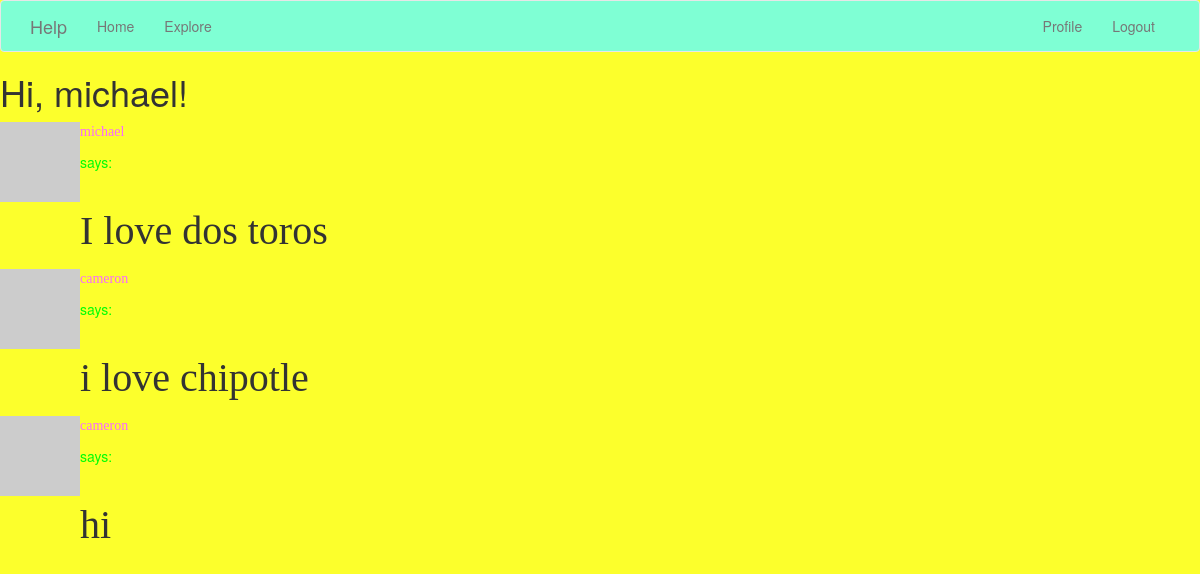
Page /explore (signed in) on the earlier database version.
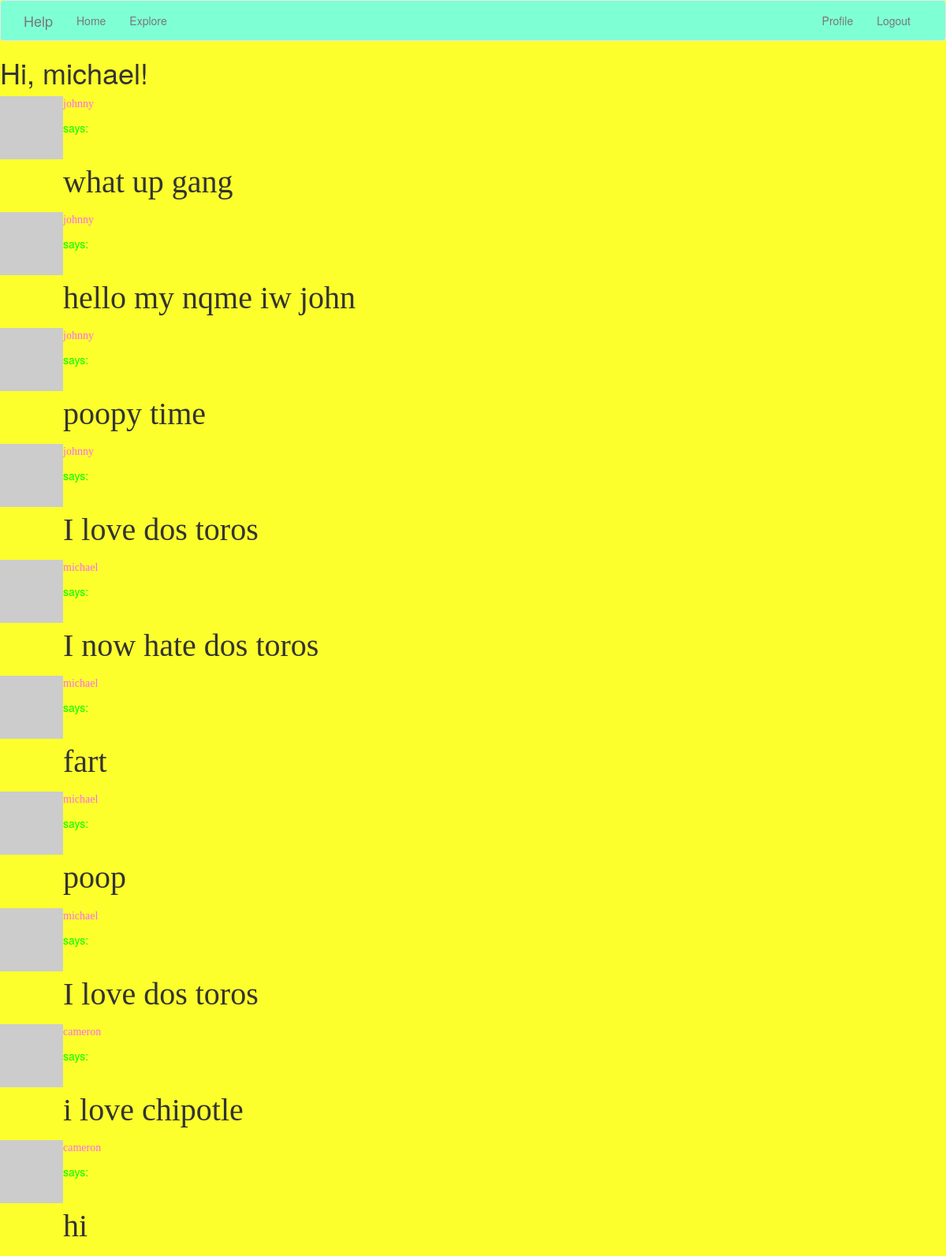
Same page on the later database version.
### app/models.py (models this page shows, shortened)
class User(UserMixin, db.Model):
    id = db.Column(db.Integer, primary_key=True)
    username = db.Column(db.String(64), index=True, unique=True)
    email = db.Column(db.String(120), index=True, unique=True)
    password_hash = db.Column(db.String(128))
    posts = db.relationship('Post', backref='author', lazy='dynamic')
    about_me = db.Column(db.String(140))
    last_seen = db.Column(db.DateTime, default=datetime.utcnow)
    followed = db.relationship(
        'User', secondary=followers,
        primaryjoin=(followers.c.follower_id == id),
        secondaryjoin=(followers.c.followed_id == id),
        backref=db.backref('followers', lazy='dynamic'), lazy='dynamic')
    def avatar(self, size):
        digest = md5(self.email.lower().encode('utf-8')).hexdigest()
        return 'https://www.gravatar.com/avatar/{}?d=identicon&s={}'.format(
            digest, size)

class Post(db.Model):
    id = db.Column(db.Integer, primary_key=True)
    body = db.Column(db.String(140))
    timestamp = db.Column(db.DateTime, index=True, default=datetime.utcnow)
    user_id = db.Column(db.Integer, db.ForeignKey('user.id'))

### app/routes.py (the view)
@app.route('/explore')
@login_required
def explore():
    page = request.args.get('page', 1, type=int)
    posts = Post.query.order_by(Post.timestamp.desc()).paginate(
        page=page, per_page=app.config['POSTS_PER_PAGE'], error_out=False)
    next_url = url_for('explore', page=posts.next_num) \
        if posts.has_next else None
    prev_url = url_for('explore', page=posts.prev_num) \
        if posts.has_prev else None
    return render_template('index.html', title='Explore', posts=posts.items,
                           next_url=next_url, prev_url=prev_url)

### app/models.py (called while the page is built)
@login.user_loader
def load_user(id):
    return User.query.get(int(id))

### app/routes.py (called while the page is built)
@app.before_request
def before_request():
    if current_user.is_authenticated:
        current_user.last_seen = datetime.utcnow()
        db.session.commit()

### app/templates/index.html (shortened to what this page needs)
{% extends "base.html" %}
{% block content %}
  <body style="background-color:#FCFF2C;">
    <h1>Hi, {{ current_user.username }}!</h1>
    {% for post in posts %}
        {% include '_post.html' %}
    {% endfor %}
{% endblock %}

### app/templates/base.html (shortened to what this page needs)
{% extends 'bootstrap/base.html' %}
{% block navbar %}
    <nav style="background-color:aquamarine;", class="navbar navbar-default">
        <div class="container">
            <div class="navbar-header">
                <a class="navbar-brand" href="{{ url_for('index') }}">Help</a>
            </div>
            <div class="collapse navbar-collapse" id="bs-example-navbar-collapse-1">
                <ul class="nav navbar-nav">
                    <li><a href="{{ url_for('index') }}">Home</a></li>
                    <li><a href="{{ url_for('explore') }}">Explore</a></li>
                </ul>
                <ul class="nav navbar-nav navbar-right">
                    {% if current_user.is_anonymous %}
                    <li><a href="{{ url_for('login') }}">Login</a></li>
                    {% else %}
                    <li><a href="{{ url_for('user', username=current_user.username) }}">Profile</a></li>
                    <li><a href="{{ url_for('logout') }}">Logout</a></li>
                    {% endif %}
                </ul>
            </div>
        </div>
    </nav>
{% endblock %}

### app/templates/_post.html
    <table>
        <tr valign="top">
            <td><img src="{{ post.author.avatar(36) }}"></td>
            <td>
                <a href="{{ url_for('user', username=post.author.username) }}">
                    <p style="font-family: Impact; color: #FA69FF" >{{ post.author.username }} </p>
                </a>
              <body style="background-color:pink;">
              <p style="color: #00FF04">  says:</p><br><p style="font-family: Brush Script MT; font-size: 40px"> {{ post.body }} </p>
              </body>
            </td>
        </tr>
    </table>

Differences in the rows shown:
added Post: author.username "johnny", body "what up gang"
added Post: author.username "johnny", body "hello my nqme iw john"
added Post: author.username "johnny", body "poopy time"
added Post: author.username "johnny", body "I love dos toros"
added Post: author.username "michael", body "I now hate dos toros"
added Post: author.username "michael", body "fart"
added Post: author.username "michael", body "poop"
